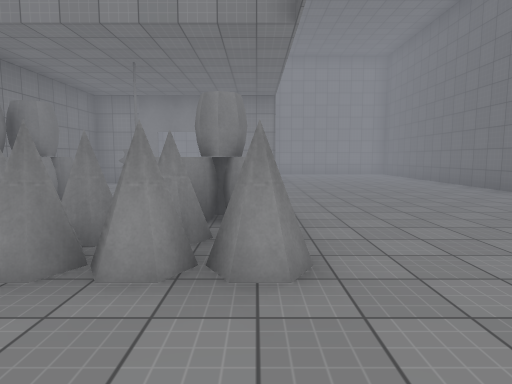
view 1 (above)

13 first-person views from a walk through a Unity game level. The camera is 1.5 m above the floor, tilts 6° down and sees 75° across. The floor is counted in squares, 2 m on a side. Each view is taken from the middle of a square. On the plan, view 1 faces up. The plan holds only what a view shows up to about 11 squares ahead; the rest is blank. The place goes on beyond the plan. Surface patterns are stand-ins for the level's own textures.

view 2
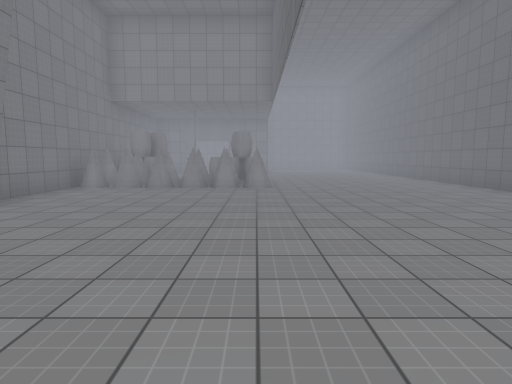

view 3
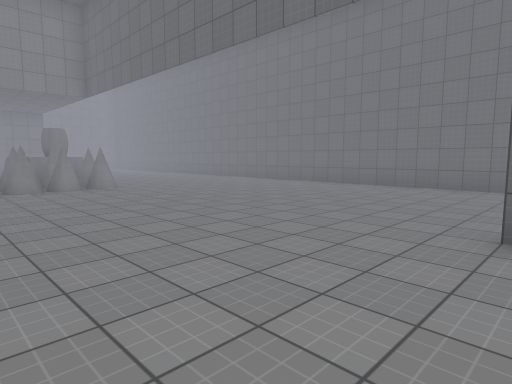

view 4
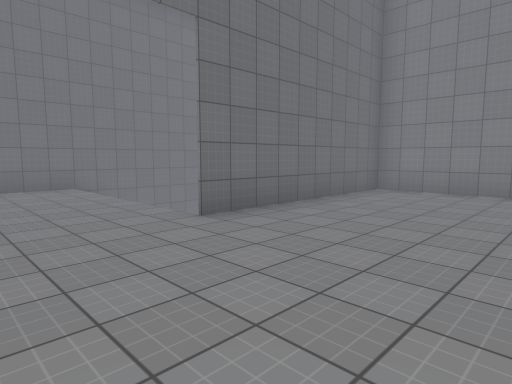

view 5
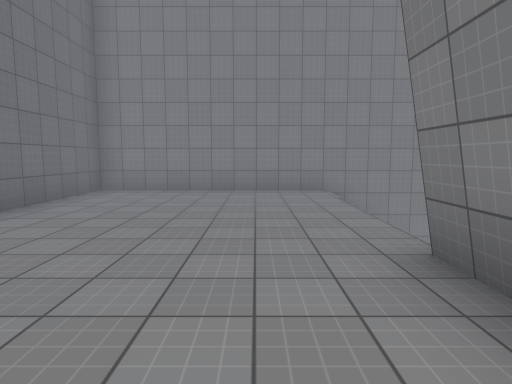

view 6
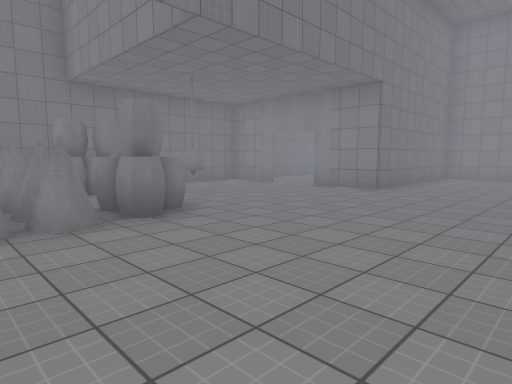

view 7
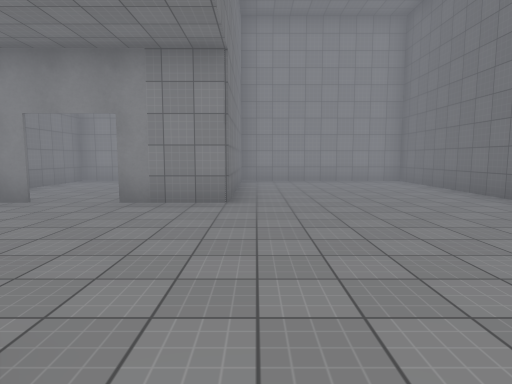

view 8
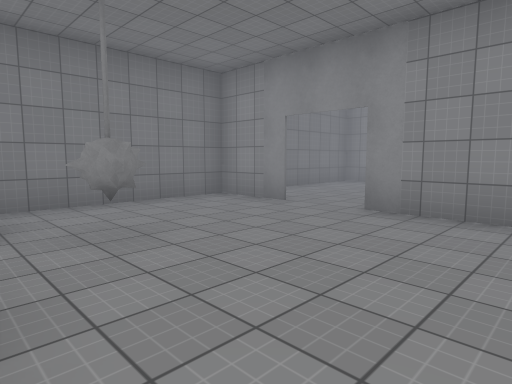

view 9
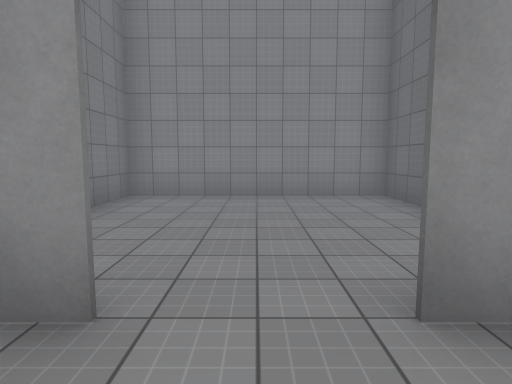

view 10
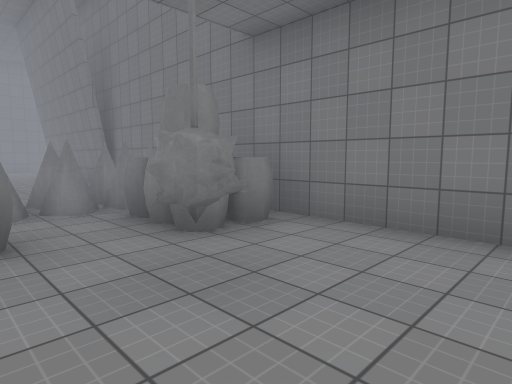

view 11
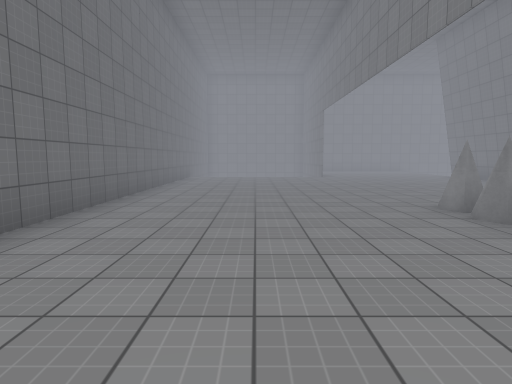

view 12
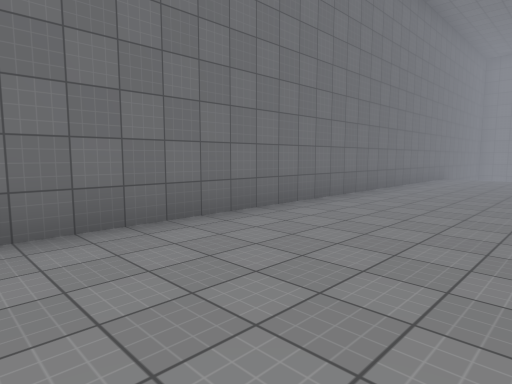

view 13
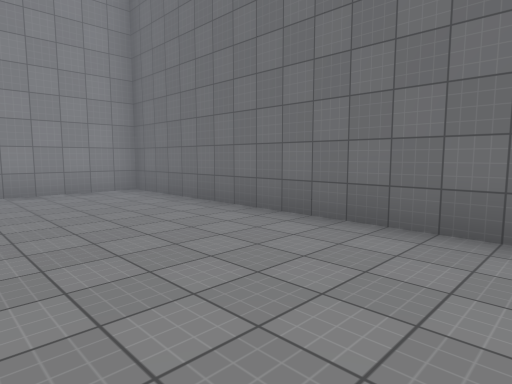

### Floor plan
Points are (right, up) in squares from view 1. A wall is a line through its corners. A room is listed if a view was taken in it or the views show most of it. See-through windows are left out.
Room 1 (views 1, 2, 3, 4, 5, 6, 7, 8, 9, 10, 11, 12, 13)
walls: (-0.7, 2) (-0.9, 2); (0.1, 2.6) (0.3, 2.2) (0.2, 2) (-0.1, 2) (-0.4, 2.5) (-0.8, 1.8) (-1.1, 2.3); (-0.5, 2.9) (-1, 2.9); (0.4, 3.2) (0.2, 2.9) (-0.2, 2.9); (-0.9, 3.6) (-1.4, 4.8); (-3.1, 2.6) (-2.9, 2.1); (-3.8, 2) (-4.2, 2); (-0.3, 4.3) (-0.6, 3.7); (-4.3, -0.8) (-4.3, -5.5); (-4.4, 3) (-4.4, -0.8); (-3, 5.1) (-2.7, 4.5); (-2.4, 6.3) (-2, 6.4) (-2.1, 6.1); (-2.6, 6.3) (-2.3, 6.5) (-2, 6.4); (-2.2, 6.5) (-2, 6.3); (-2.5, 6.4) (-2, 6.5); (5.5, -6.4) (5.5, 14.4) (1, 14.4); (-2.6, 9.5) (-4.4, 9.5) (-4.4, 3.4); (-6.2, -10.5) (0.5, -10.5) (0.5, -5.5); (0.6, 14.2) (0.6, 9.5) (-1.2, 9.5)
low walls: (-4.4, -4.6) (-4.4, -5.5)
ways out: opening at (-2, 9) to room 2
objects: spikes (-2, 3)
Room 2 (no view inside)
walls: (0.5, 13) (0.5, 14.5); (1, 14.4) (-4.4, 14.4) (-4.4, 11.5)
ways out: opening at (-2, 9) to room 1

Where each view was taken, in squares from view 1:
view 1: 0 up, 0 right, facing up
view 2: 6 down, 0 right, facing up
view 3: 6 down, 3 left, facing up-right
view 4: 3 down, 3 left, facing down-right
view 5: 3 down, 3 left, facing down
view 6: 2 up, 4 right, facing up-left
view 7: 4 up, 1 right, facing up
view 8: 5 up, 1 right, facing up-left
view 9: 8 up, 2 left, facing up
view 10: 8 up, 1 left, facing down-left
view 11: 7 up, 3 right, facing down
view 12: 7 up, 2 right, facing down-right
view 13: 7 up, 2 right, facing up-right
